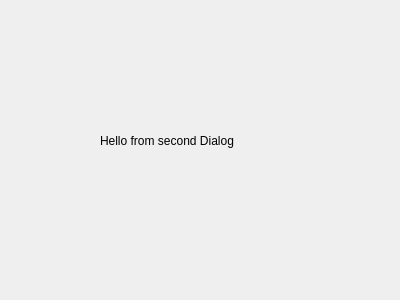
<?xml version="1.0" encoding="UTF-8"?>
<ui version="4.0">
 <class>SecDialog</class>
 <widget class="QDialog" name="SecDialog">
  <property name="geometry">
   <rect>
    <x>0</x>
    <y>0</y>
    <width>400</width>
    <height>300</height>
   </rect>
  </property>
  <property name="windowTitle">
   <string>Dialog</string>
  </property>
  <widget class="QLabel" name="label">
   <property name="geometry">
    <rect>
     <x>100</x>
     <y>100</y>
     <width>181</width>
     <height>81</height>
    </rect>
   </property>
   <property name="text">
    <string>Hello from second Dialog</string>
   </property>
  </widget>
 </widget>
 <resources/>
 <connections/>
</ui>
